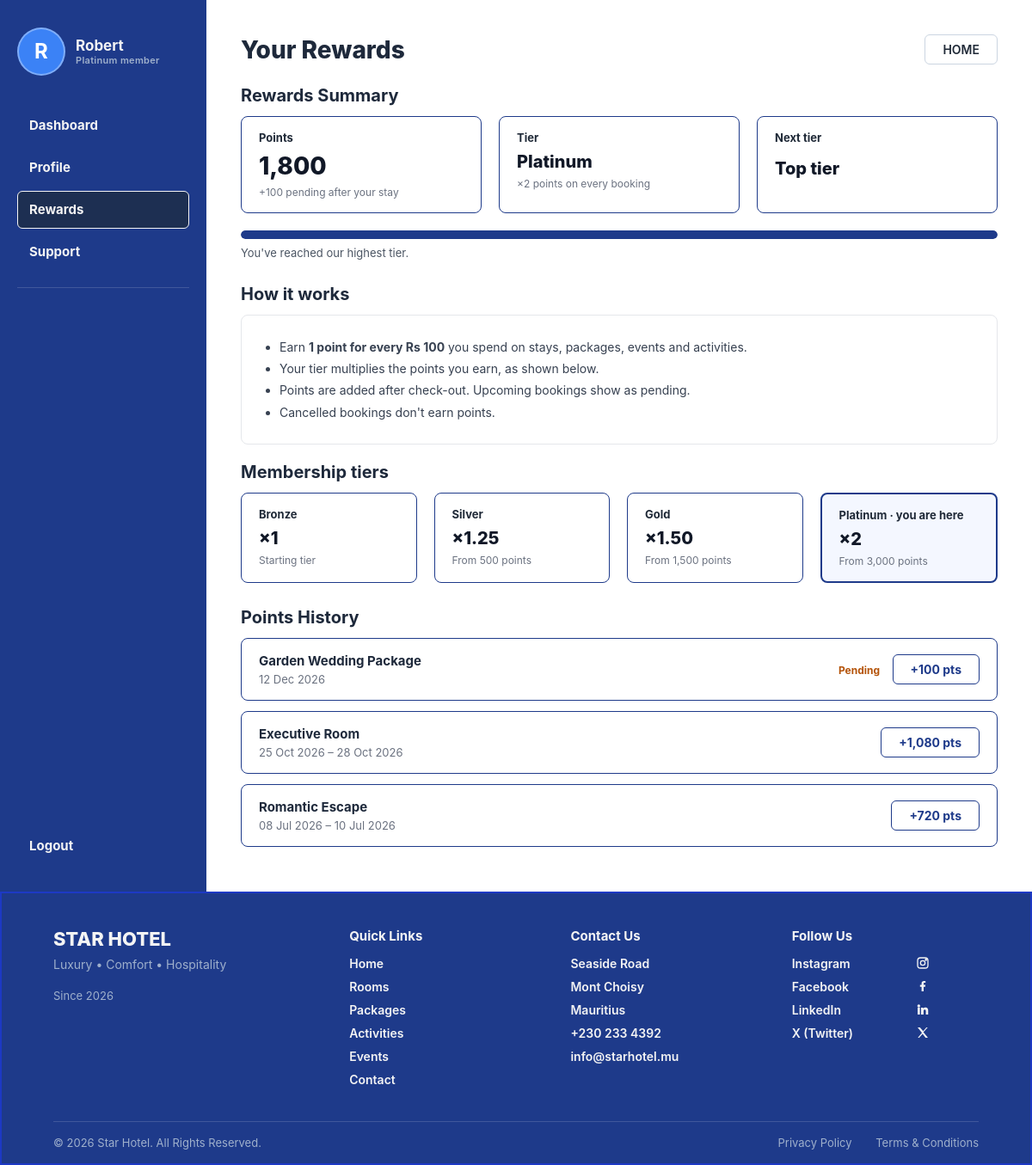
/rewards/, run on an earlier commit of the app's database.
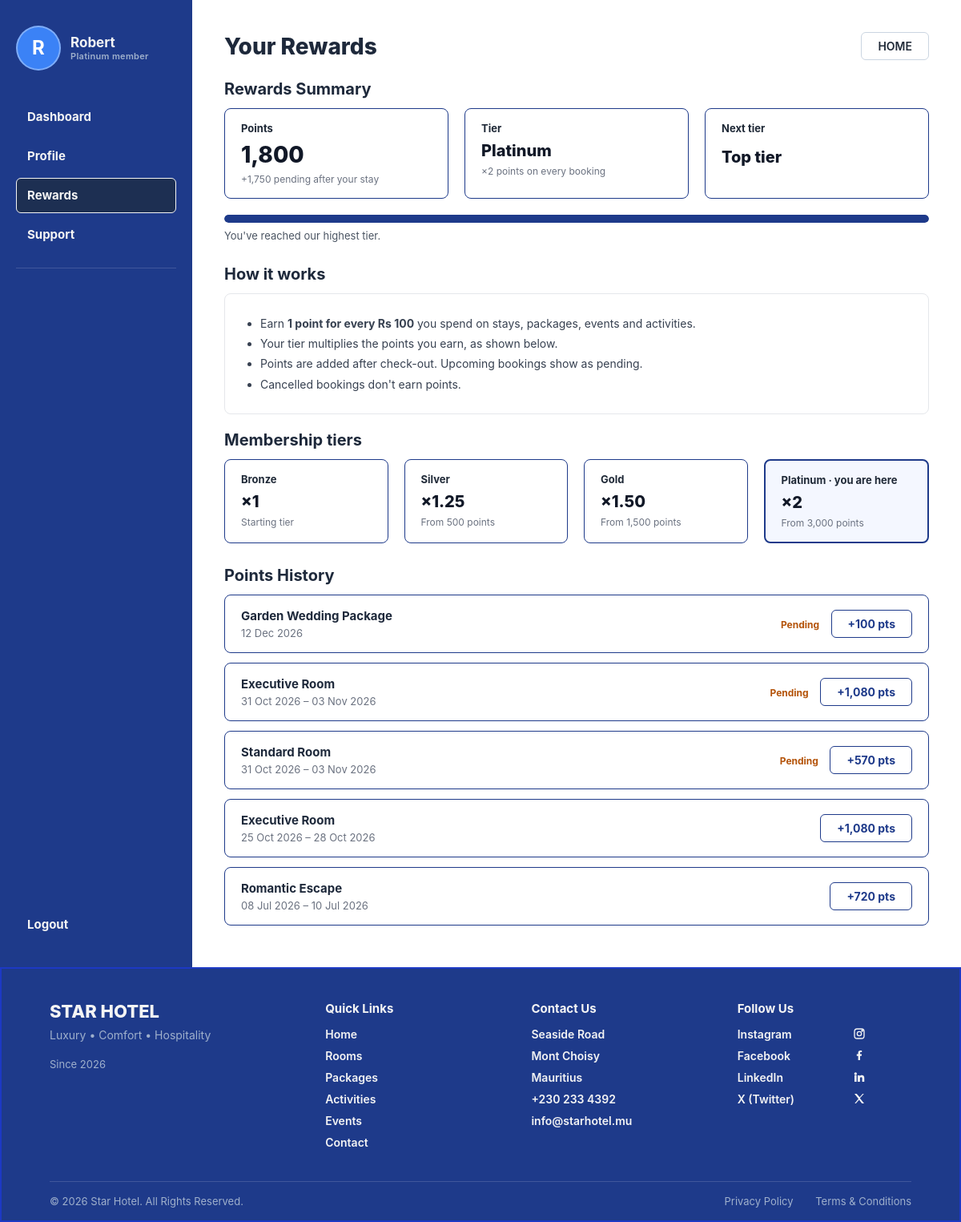
And on a later commit of the database.
### StarHotel/hotel/models.py (models this page shows, shortened)
class Loyalty(models.Model):
    loyalty_num = models.AutoField(primary_key=True)
    tier = models.CharField(max_length=50)
    discount_rate = models.FloatField(default=0.0)
    multiplier_rate = models.FloatField(default=1.0)

class Booking(models.Model):
    TYPE_CHOICES = [
        ('stay', 'Stay'),
        ('event', 'Event'),
        ('activity', 'Activity'),
    ]
    booking_type = models.CharField(max_length=10, choices=TYPE_CHOICES, default='stay')   # <-- NEW
    bk_id = models.AutoField(primary_key=True)
    no_of_guests = models.PositiveIntegerField()
    check_in = models.DateField()
    check_out = models.DateField()
    bk_date = models.DateField(auto_now_add=True)
    bk_status = models.CharField(max_length=20, default='pending')
    estimated_sum = models.DecimalField(max_digits=10, decimal_places=2)
    created_at = models.DateTimeField(auto_now_add=True)
    updated_at = models.DateTimeField(auto_now=True)
    customer = models.ForeignKey(
        Customer,
        on_delete=models.CASCADE,
        related_name='bookings'
    )
    branch = models.ForeignKey(
        Branch,
        on_delete=models.CASCADE,
        related_name='bookings'
    )

class Event(models.Model):
    event_id = models.AutoField(primary_key=True)
    title = models.CharField(max_length=150)
    event_type = models.CharField(max_length=50)
    eventdate = models.DateField()
    start_time = models.TimeField()
    end_time = models.TimeField()
    max_attendees = models.PositiveIntegerField()
    price_per_person = models.DecimalField(max_digits=10, decimal_places=2)
    created_at = models.DateTimeField(auto_now_add=True)
    updated_at = models.DateTimeField(auto_now=True)

class Room(models.Model):
    room_id = models.AutoField(primary_key=True)
    room_number = models.CharField(max_length=10, blank=True, default='')
    room_type = models.CharField(max_length=50)
    room_status = models.CharField(max_length=20, default='available')
    price = models.DecimalField(max_digits=10, decimal_places=2)
    branch = models.ForeignKey(
        Branch,
        on_delete=models.CASCADE,
        related_name='rooms'
    )

class Packages(models.Model):
    p_id = models.AutoField(primary_key=True)
    p_name = models.CharField(max_length=100)
    base_price = models.DecimalField(max_digits=10, decimal_places=2)
    is_active = models.BooleanField(default=True)
    valid_from = models.DateField()
    valid_to = models.DateField()
    nights = models.PositiveSmallIntegerField(default=2)
    created_at = models.DateTimeField(auto_now_add=True)
    updated_at = models.DateTimeField(auto_now=True)

### StarHotel/hotel/views.py (the view)
# urls.py: path("rewards/", views.customer_rewards, name="customer_rewards"),
def customer_rewards(request):
    customer = get_current_customer(request)
    if customer is None:
        return render(request, "hotel/customer_rewards.html", {"no_customers": True})
    today = date.today()
    bookings = customer.bookings.select_related("branch").prefetch_related(
        "booking_items"
    ).order_by("-check_in")
    points = loyalty_summary(customer, bookings, today)
    history = []
    for e in points["entries"]:
        card = _booking_card(e["booking"], today)
        history.append({**e, "title": card["title"], "single_day": card["single_day"]})
    context = {
        "customer": customer,
        "history": history,
        "tier_rows": _tier_rows(customer),
        "earned": points["earned"],
        "pending": points["pending"],
        "multiplier": points["multiplier"],
        "next_tier": points["next_tier"],
        "to_next": points["to_next"],
        "top_tier": points["top_tier"],
        "progress": points["progress"],
    }
    return render(request, "hotel/customer_rewards.html", context)

### StarHotel/hotel/views.py (called while the page is built)
def get_current_customer(request):
    if request.user.is_authenticated:
        try:
            return request.user.customer
        except Customer.DoesNotExist:
            pass
    return Customer.objects.select_related("loyalty").first()

def _tier_rows(customer):
    needed = {n.lower(): pts for n, pts in TIERS}
    mine = customer.loyalty.tier.lower() if customer.loyalty else None
    rows = [{
        "name": t.tier,
        "multiplier": t.multiplier_rate,
        "threshold": needed.get(t.tier.lower()),
        "current": t.tier.lower() == mine,
    } for t in Loyalty.objects.all()]
    rows.sort(key=lambda r: (r["threshold"] is None, r["threshold"] or 0, r["multiplier"]))
    return rows

### StarHotel/hotel/templates/hotel/customer_rewards.html (shortened to what the changed rows need)
{% extends "base.html" %}
{% load static %}
{% block content %}
    <div class="layout">
        <div class="dashboard-content">
            <div class="content-header">
                <h1>Your Rewards</h1>
            </div>
            <h2 class="section-title">Rewards Summary</h2>
            <div class="stats-row">
                <div class="stat-box">
                    <div class="stat-label">Points</div>
                    <div class="stat-value">{{ earned|floatformat:"0g" }}</div>
                    {% if pending %}<div class="pts-note">+{{ pending|floatformat:"0g" }} pending after your stay</div>{% endif %}
                </div>
            </div>
            <h2 class="section-title">How it works</h2>
            <h2 class="section-title">Membership tiers</h2>
            <div class="stats-row">
                {% for t in tier_rows %}
                <div class="stat-box{% if t.current %} tier-current{% endif %}">
                    <div class="stat-label">{{ t.name }}{% if t.current %} &middot; you are here{% endif %}</div>
                    <div class="stat-value" style="font-size:20px;">&times;{{ t.multiplier|floatformat:"-2" }}</div>
                    <div class="pts-note">{% if t.threshold == 0 %}Starting tier{% elif t.threshold %}From {{ t.threshold|floatformat:"0g" }} points{% endif %}</div>
                </div>
                {% endfor %}
            </div>
            <h2 class="section-title">Points History</h2>
            {% for entry in history %}
            <div class="past-booking-row">
                <div>
                    <div class="past-booking-name">{{ entry.title }}</div>
                    <div class="past-booking-dates">
                        {% if entry.single_day %}{{ entry.booking.check_in|date:"d M Y" }}{% else %}{{ entry.booking.check_in|date:"d M Y" }} &ndash; {{ entry.booking.check_out|date:"d M Y" }}{% endif %}
                    </div>
                </div>
                <div>
                    {% if not entry.earned %}<span class="pts-pending">Pending</span>{% endif %}
                    <span class="btn-book-again" style="cursor:default;">+{{ entry.points|floatformat:"0g" }} pts</span>
                </div>
            </div>
            {% empty %}
            <p>No points history yet.</p>
            {% endfor %}
        </div>
    </div>
{% endblock %}

What changed in the data, as far as the page shows it:
added Booking: title "Executive Room", booking.check_in "31 Oct 2026", booking.check_out "03 Nov 2026", shows "Pending", points "1,080"
added Booking: title "Standard Room", booking.check_in "31 Oct 2026", booking.check_out "03 Nov 2026", shows "Pending", points "570"
Also different on the page:
{{ pending|floatformat:"0g" }}: "100" → "1,750"
